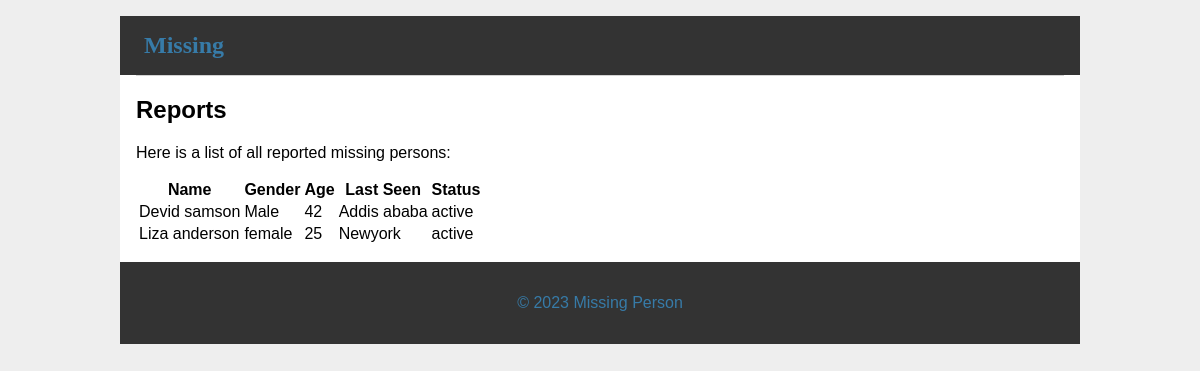
The app's page /admin/reports, older data.
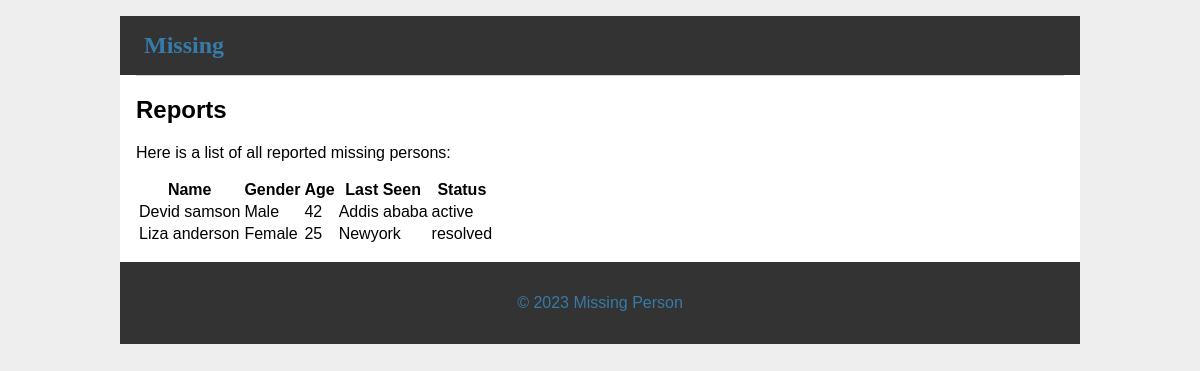
The same page, newer data.
### tables this page shows
CREATE TABLE post (
  id INTEGER PRIMARY KEY AUTOINCREMENT,
  finder_id INTEGER NOT NULL,
  created TIMESTAMP NOT NULL DEFAULT CURRENT_TIMESTAMP,
  missed_name TEXT NOT NULL,
  since TEXT NOT NULL,
  missing_from TEXT NOT NULL,
  gender TEXT NOT NULL,
  age TEXT NOT NULL,
  call_on TEXT NOT NULL,
  additional_info TEXT NOT NULL,
  photo_url TEXT NOT NULL,
  status TEXT NOT NULL,
  FOREIGN KEY (finder_id) REFERENCES user (id)
);

### missing/admin.py (the view)
@bp.route('/reports')
def reports():
    db = get_db()
    reports = db.execute('SELECT * FROM post').fetchall()
    return render_template('admin/reports.html', reports=reports)

### missing/auth.py (called while the page is built)
@bp.before_app_request
def load_logged_in_user():
    user_id = session.get('user_id')
    if user_id is None:
        g.user = None
    else:
        db = get_db()
        g.user = db.execute(
            'SELECT * FROM user WHERE id = ?', (user_id,)
        ).fetchone()

### missing/db.py (called while the page is built)
def get_db():
    if 'db' not in g:
        g.db = sqlite3.connect(
            current_app.config['DATABASE'],
            detect_types=sqlite3.PARSE_DECLTYPES
        )
        g.db.row_factory = sqlite3.Row
    return g.db

### missing/templates/admin/reports.html (shortened to what this page needs)
{% extends "admin/layout.html" %}
{% block content %}
  <h2>Reports</h2>
  <p>Here is a list of all reported missing persons:</p>
  <table>
    <thead>
      <tr>
        <th>Name</th>
        <th>Gender</th>
        <th>Age</th>
        <th>Last Seen</th>
        <th>Status</th>
      </tr>
    </thead>
    <tbody>
      {% for post in reports %}
        <tr>
          <td>{{ post['missed_name'] }}</td>
          <td>{{ post['gender'] }}</td>
          <td>{{ post['age'] }}</td>
          <td>{{ post['missing_from'] }}</td>
          <td>{{ post['status'] }}</td>
        </tr>
      {% endfor %}
    </tbody>
  </table>
{% endblock %}

### missing/templates/admin/layout.html (shortened to what this page needs)
<!doctype html>
<link rel="stylesheet" href="{{ url_for('static', filename='css/style.css') }}">
<nav>
  <h1><a href="{{ url_for('index') }}">Missing</a></h1>
</nav>
<section class="content">
  <header>
  </header>
  {% block content %}{% endblock %}
</section>
<footer>
  <p>&copy; 2023 Missing Person</p>
</footer>

### missing/static/css/style.css (style rules this page uses)
a { color: #377ba8; }
nav h1 { flex: auto; margin: 0; }
nav h1 a { text-decoration: none; padding: 0.25rem 0.5rem; }
.content { padding: 0 1rem 1rem; }
.content > header { border-bottom: 1px solid lightgray; display: flex; align-items: flex-end; }
nav { background-color: #333; color: #377ba8; padding: 1rem; display: flex; align-items: center; }
h1 { font-family: serif; color: #377ba8; margin: 1rem 0; }
footer { background-color: #333; color:#377ba8; padding: 1rem; text-align: center; position: relative; }

Row changes from the older to the newer data that the page shows:
changed post "Liza anderson": gender "female" → "Female"; status "active" → "resolved"
